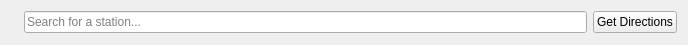
<?xml version="1.0" encoding="UTF-8"?>
<ui version="4.0">
 <class>TopWidget</class>
 <widget class="QWidget" name="TopWidget">
  <property name="geometry">
   <rect>
    <x>0</x>
    <y>0</y>
    <width>688</width>
    <height>45</height>
   </rect>
  </property>
  <property name="windowTitle">
   <string>Form</string>
  </property>
  <property name="autoFillBackground">
   <bool>true</bool>
  </property>
  <layout class="QHBoxLayout" name="horizontalLayout">
   <item>
    <widget class="QLabel" name="logoLabel">
     <property name="text">
      <string/>
     </property>
     <property name="scaledContents">
      <bool>true</bool>
     </property>
    </widget>
   </item>
   <item>
    <widget class="StationEntryBox" name="searchEdit">
     <property name="placeholderText">
      <string>Search for a station...</string>
     </property>
    </widget>
   </item>
   <item>
    <widget class="QPushButton" name="directionsButton">
     <property name="text">
      <string>Get Directions</string>
     </property>
    </widget>
   </item>
  </layout>
 </widget>
 <customwidgets>
  <customwidget>
   <class>StationEntryBox</class>
   <extends>QLineEdit</extends>
   <header>stationentrybox.h</header>
  </customwidget>
 </customwidgets>
 <resources/>
 <connections/>
</ui>
